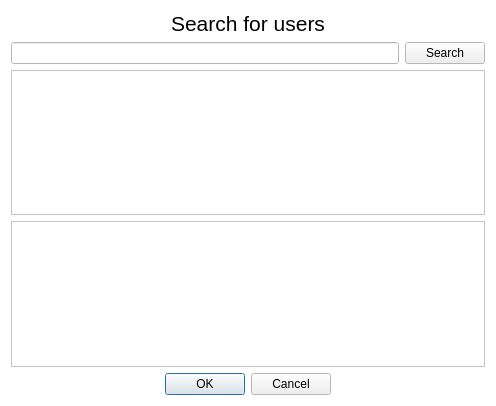
<?xml version="1.0" encoding="UTF-8"?>
<ui version="4.0">
 <class>UserSearchDialog</class>
 <widget class="QDialog" name="UserSearchDialog">
  <property name="geometry">
   <rect>
    <x>0</x>
    <y>0</y>
    <width>496</width>
    <height>406</height>
   </rect>
  </property>
  <property name="palette">
   <palette>
    <active>
     <colorrole role="Base">
      <brush brushstyle="SolidPattern">
       <color alpha="255">
        <red>255</red>
        <green>255</green>
        <blue>255</blue>
       </color>
      </brush>
     </colorrole>
     <colorrole role="Window">
      <brush brushstyle="SolidPattern">
       <color alpha="255">
        <red>255</red>
        <green>255</green>
        <blue>255</blue>
       </color>
      </brush>
     </colorrole>
    </active>
    <inactive>
     <colorrole role="Base">
      <brush brushstyle="SolidPattern">
       <color alpha="255">
        <red>255</red>
        <green>255</green>
        <blue>255</blue>
       </color>
      </brush>
     </colorrole>
     <colorrole role="Window">
      <brush brushstyle="SolidPattern">
       <color alpha="255">
        <red>255</red>
        <green>255</green>
        <blue>255</blue>
       </color>
      </brush>
     </colorrole>
    </inactive>
    <disabled>
     <colorrole role="Base">
      <brush brushstyle="SolidPattern">
       <color alpha="255">
        <red>255</red>
        <green>255</green>
        <blue>255</blue>
       </color>
      </brush>
     </colorrole>
     <colorrole role="Window">
      <brush brushstyle="SolidPattern">
       <color alpha="255">
        <red>255</red>
        <green>255</green>
        <blue>255</blue>
       </color>
      </brush>
     </colorrole>
    </disabled>
   </palette>
  </property>
  <property name="windowTitle">
   <string>User Search</string>
  </property>
  <layout class="QVBoxLayout" name="verticalLayout_2">
   <item>
    <layout class="QVBoxLayout" name="verticalLayout">
     <item>
      <widget class="QLabel" name="label">
       <property name="font">
        <font>
         <pointsize>16</pointsize>
        </font>
       </property>
       <property name="text">
        <string>Search for users</string>
       </property>
       <property name="alignment">
        <set>Qt::AlignCenter</set>
       </property>
      </widget>
     </item>
     <item>
      <layout class="QHBoxLayout" name="horizontalLayout">
       <item>
        <widget class="QLineEdit" name="input_search_query"/>
       </item>
       <item>
        <widget class="QPushButton" name="buttonSearch">
         <property name="text">
          <string>Search</string>
         </property>
        </widget>
       </item>
      </layout>
     </item>
     <item>
      <widget class="QListWidget" name="listSearchResult"/>
     </item>
     <item>
      <widget class="QListWidget" name="listChosenUsers"/>
     </item>
     <item>
      <widget class="QDialogButtonBox" name="buttonBox">
       <property name="orientation">
        <enum>Qt::Horizontal</enum>
       </property>
       <property name="standardButtons">
        <set>QDialogButtonBox::Cancel|QDialogButtonBox::Ok</set>
       </property>
       <property name="centerButtons">
        <bool>true</bool>
       </property>
      </widget>
     </item>
    </layout>
   </item>
  </layout>
 </widget>
 <resources/>
 <connections>
  <connection>
   <sender>buttonBox</sender>
   <signal>accepted()</signal>
   <receiver>UserSearchDialog</receiver>
   <slot>accept()</slot>
   <hints>
    <hint type="sourcelabel">
     <x>248</x>
     <y>254</y>
    </hint>
    <hint type="destinationlabel">
     <x>157</x>
     <y>274</y>
    </hint>
   </hints>
  </connection>
  <connection>
   <sender>buttonBox</sender>
   <signal>rejected()</signal>
   <receiver>UserSearchDialog</receiver>
   <slot>reject()</slot>
   <hints>
    <hint type="sourcelabel">
     <x>316</x>
     <y>260</y>
    </hint>
    <hint type="destinationlabel">
     <x>286</x>
     <y>274</y>
    </hint>
   </hints>
  </connection>
 </connections>
</ui>
